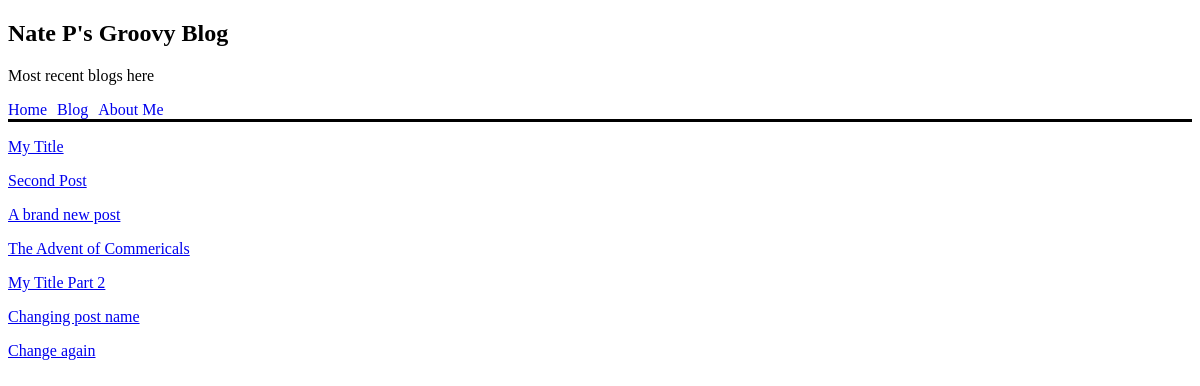
/blog/, run on an earlier commit of the app's database.
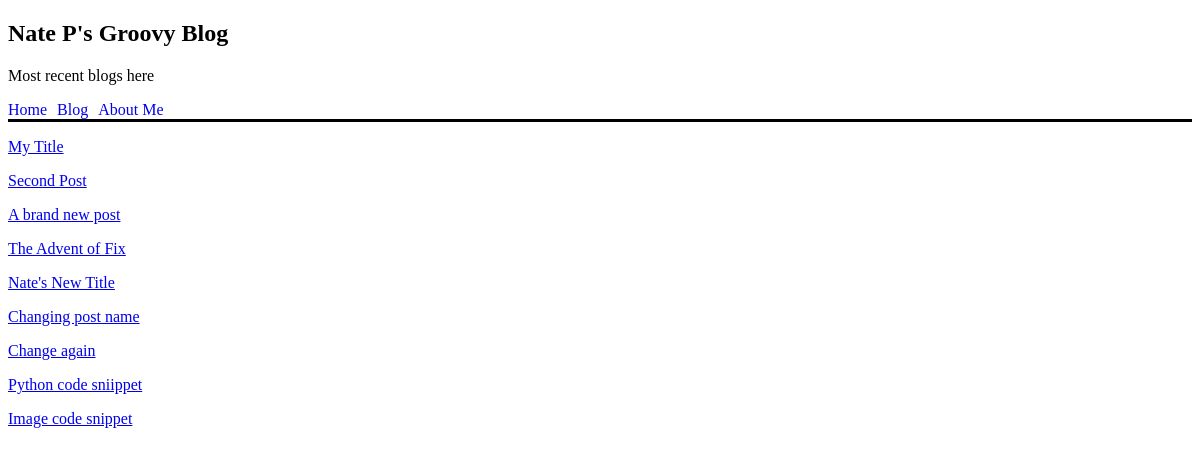
And on a later commit of the database.
### blog/models.py (models this page shows)
class Post(models.Model):
    def __str__(self):
        return self.post_title
    post_body = models.TextField()
    post_title = models.CharField(max_length=20, unique=True)
    published_at = models.DateField(null=True, blank=True)
    updated_at = models.DateField(auto_now=True)
    author = models.ForeignKey(Author, on_delete=models.CASCADE)

### blog/views.py (the view)
# urls.py: path("", index, name="home"),
def index(request):
    content = Post.objects.all()
    is_authenticated = request.user.is_authenticated
    return render(request, "blog/index.html", context={"content": content, "is_authenticated": is_authenticated})

### blog/templates/blog/index.html (shortened to what this page needs)
{% extends "base_templates/index.html" %}
{% block page_title %}
<h2>
    Nate P's Groovy Blog
</h2>
<p>
    Most recent blogs here
</p>
{% endblock %}
{% block body %}
{% for post in content %}
<p>
    <a href="{% url 'blog:post-page' post.id %}">{{ post }} </a>
</p>
{% endfor %}
{% endblock %}

### personal_site/base_templates/index.html (shortened to what this page needs)
<!DOCTYPE html>
<head>
</head>
<body>
    {% block page_title %}{% endblock %}
    <div>
        <li><a class="home" href="{% url 'home' %}">Home</a></li>
        <li><a class="home" href="{% url 'blog:home' %}">Blog</a></li>
        <li><a class="home" href="{% url 'about-me' %}">About Me</a></li>
    </div>
    {% block body %}
    {% endblock %}
</body>
</html>

### personal_site/base_templates/index.html (style rules this page uses)
li { display: inline; margin: 0px 10px 0px 0px; }
a.home { text-decoration: none; }
div { display: flex; border-bottom: solid black; }

What changed in the data, as far as the page shows it:
changed Post: post_title "The Advent of Commericals" → "The Advent of Fix"
changed Post: post_title "My Title Part 2" → "Nate's New Title"
added Post: post_title "Python code sniippet"
added Post: post_title "Image code snippet"
